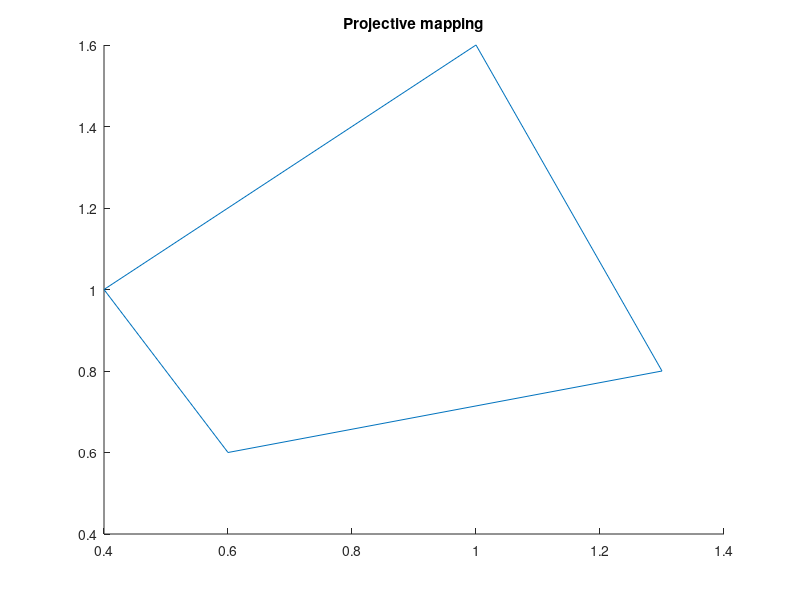

The MATLAB script that drew this image: (Note: this script raises an error after producing the figure.)
x = [0, 0, 1, 1, 0];
y = [0, 1, 1, 0, 0];
x2 = [0.4, 0.6, 1.3, 1, 0.4];
y2 = [1, 0.6, 0.8, 1.6, 1];
X = [transpose(x) transpose(y)];
Y = [transpose(x2) transpose(y2)];

tform = cp2tform(X, Y, 'projective');
U = tformfwd(tform, X(:,1), X(:,2));

hold all
title('Projective mapping');
plot(Y(:,1), Y(:,2));
plot(U(:,1), U(:,2));


